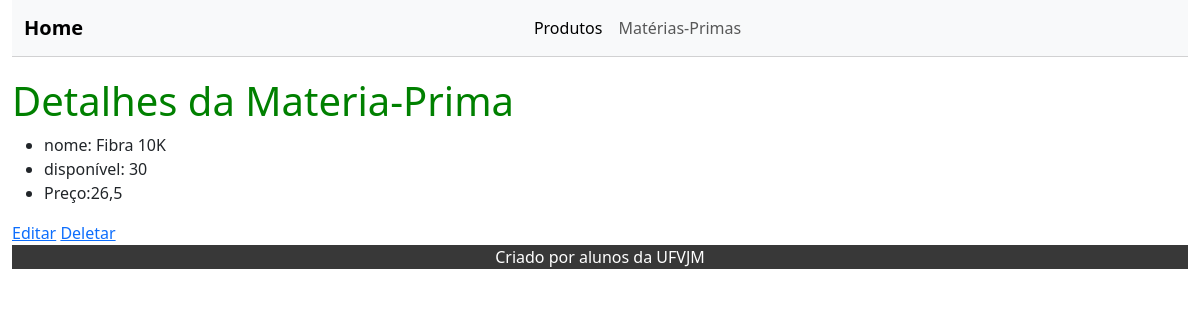
/materiaPrima/detalhe/6/, run on the app's committed database.
### materiaPrima/models.py (models this page shows, shortened)
class MateriaPrima(models.Model):
    nome = models.CharField(max_length=100)
    disponivel = models.IntegerField(null=True)
    preco = models.FloatField(null=True)

### materiaPrima/views.py (the view)
# urls.py: path("detalhe/<int:pk>/", views.detalhe, name='detalhe'),
def detalhe(request,pk):
    print("Primary Key {}".format(pk))
    try:
        materiasPrimas = MateriaPrima.objects.filter(pk=pk)
        print(materiasPrimas.values())
    except materiasPrimas.DoesNotExist:
        raise Http404('Falha Não Existe')
    context = {
        'materiasPrimas': materiasPrimas
    }
    return render(request, 'detalhe.html', context)

### materiaPrima/templates/detalhe.html
{% extends 'base.html' %}
{% block content %}
    <h1> Detalhes da Materia-Prima</h1>
    {% for item in materiasPrimas %}
        <ul>
            <li>nome: {{ item.nome}}</li>
            <li>disponível: {{ item.disponivel}}</li>
            <li>Preço:{{ item.preco}}</li>
        </ul>
        <a href="../../editar/{{item.pk}}">Editar</a>
        <a href="../../deletar/{{item.pk}}">Deletar</a>
    {% endfor %}
{% endblock %}

### static/css/styles.css (style rules this page uses)
main > h1 { color: green; }

### data on the page
MateriaPrima: nome "Fibra 10K", disponivel "30", preco "26,5"
